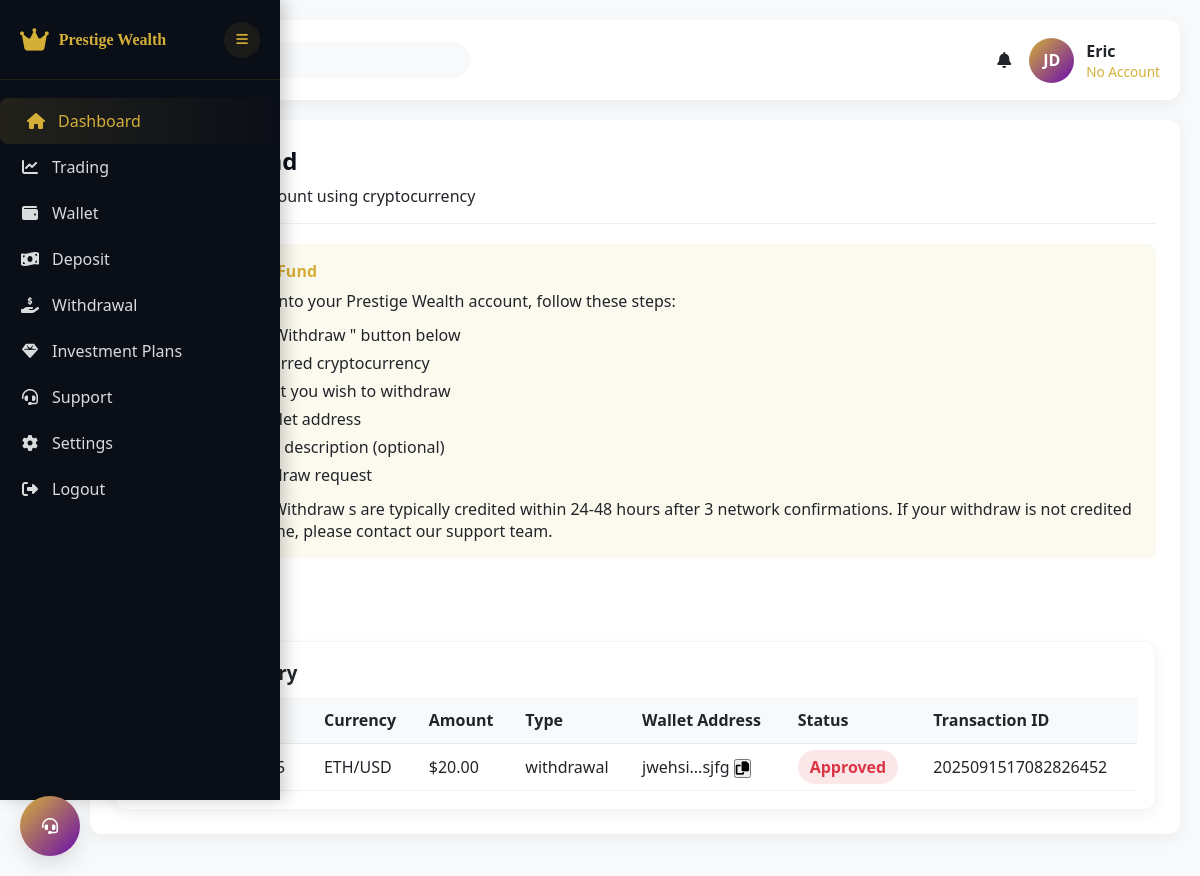
Page /withdraw/fund/ (signed in) on the committed database.
### accounts/models.py (models this page shows, shortened)
class User(AbstractBaseUser):
    username=models.CharField(max_length=100, null=True, blank=True)
    email = models.EmailField(unique=True)
    code = models.CharField(max_length=100, null=True, blank=True)
    is_active = models.BooleanField(default=True)
    date_joined = models.DateTimeField(verbose_name="date joined", auto_now_add=True)
    last_login = models.DateTimeField(verbose_name="last joined", auto_now=True)
    is_admin = models.BooleanField(default=False)
    is_staff = models.BooleanField(default=False)
    is_superuser = models.BooleanField(default=False)
    objects = MyAccountManager()
    USERNAME_FIELD = "email"
    REQUIRED_FIELDS = []
    class Meta:
        verbose_name_plural = "Users"
        ordering = ["-id"]

### trade/models/transactions.py (models this page shows, shortened)
class Transaction(BaseModel):
    SYMBOL_CHOICES = [
        ('BTC/USD', 'BTC/USD'),
        ('ETH/USD', 'ETH/USD'),
    ]
    STATUS = [
        ('pending', 'pending'),
        ('credited', 'credited'),
        ('approved', 'approved'),
        ('failed', 'failed'),
    ]
    TYPE = [
        ('withdrawal', 'withdrawal'),
        ('deposit', 'deposit'),
    ]
    customer = models.ForeignKey(Customer, on_delete=models.CASCADE, null=True, blank=True)
    amount = models.DecimalField(max_digits=20, decimal_places=2)
    currency = models.CharField(max_length=100, choices=SYMBOL_CHOICES)
    transaction_type = models.CharField(max_length=100, choices=TYPE, null=True, blank=True)
    wallet_address = models.CharField(max_length=225, null=True, blank=True)
    status = models.CharField(max_length=100, choices=STATUS, default='pending')
    transaction_id = models.CharField(max_length=100, null=True, blank=True)
    response = models.JSONField(null=True, blank=True)
    is_canceled = models.BooleanField(default=False)

### trade/views.py (the view)
# urls.py: path("withdraw/fund/", withdraw_fund, name="withdraw_fund"),
@login_required
def withdraw_fund(request):
    customer = get_object_or_404(Customer, user=request.user)
    withdrawals = Transaction.objects.filter(
        transaction_type="withdrawal", customer=customer
    )
    if request.method == "POST":
        form = WithdrawalForm(request.POST)
        if form.is_valid():
            transaction = form.save()
            transaction.customer = customer
            transaction.transaction_id = f"{trans}{random.randint(000000, 99999)}"
            transaction.transaction_type = "withdrawal"
            transaction.save()
            messages.success(
                request,
                "Withdrawal request has been submitted successfully. "
                "Your account will be credited within 24 to 48 hours. "
                "If not, please contact support.",
            )
            return redirect("trade:withdraw_fund")
    else:
        form = WithdrawalForm()
    return render(
        request,
        "dash/withdraw.html",
        {"form": form, "withdrawals": withdrawals, "management": management},
    )

### trade/forms.py (shortened to what this page needs)
class WithdrawalForm(forms.ModelForm):
    class Meta:
        model = Transaction
        fields = ["amount", "currency", "wallet_address"]
        widgets = {
            "amount": forms.NumberInput(
                attrs={"class": "form-control", "placeholder": "1000"}
            ),
            "currency": forms.Select(attrs={"class": "form-control"}),
            "wallet_address": forms.TextInput(
                attrs={
                    "class": "form-control",
                    "placeholder": "Enter or paste your crypto wallet",
                }
            ),
        }

### templates/dash/withdraw.html (shortened to what this page needs)
{% extends 'dash/base.html' %}
{% load static %}
{% block content %}
    <main class="main-content" id="mainContent">
      <header class="top-header">
        <div style="display:flex;align-items:center;gap:12px">
          <div class="search-box"><input placeholder="Search..." /></div>
        </div>
        <div class="user-menu">
          <div class="notification" id="notificationIcon"><i class="fas fa-bell"></i><span id="notifCount" class="notification-badge" style="display:none">0</span></div>
          <div class="user-profile"><div class="user-avatar">{% if customer and customer.customer and customer.customer.full_name %}{{ customer.customer.full_name|slice:":1"|upper }}{% else %}JD{% endif %}</div>
            <div style="display:flex;flex-direction:column;text-align:left">
              <div style="font-weight:700">{{ request.user.username|default:"John Doe" }}</div>
              <div style="color:var(--primary-gold);font-size:.85rem">{% if customer %}Balance: ${{ customer.balance }}{% else %}No Account{% endif %}</div>
            </div>
          </div>
        </div>
      </header>
      <div class="dashboard-content">
        <div class="deposit-container">
          <div class="deposit-header">
            <h2>Withdraw Fund</h2>
            <p>Add funds to your account using cryptocurrency</p>
          </div>
          <div class="deposit-info">
            <h4>How to Withdraw Fund</h4>
            <p>To Withdraw Fund into your Prestige Wealth account, follow these steps:</p>
            <ul>
              <li>Click the "Make Withdraw " button below</li>
              <li>Select your preferred cryptocurrency</li>
              <li>Enter the amount you wish to withdraw </li>
              <li>Provide your wallet address</li>
              <li>Add any relevant description (optional)</li>
              <li>Submit the withdraw request</li>
            </ul>
            <p><strong>Processing Time:</strong> Withdraw s are typically credited within 24-48 hours after 3 network confirmations. If your withdraw is not credited within this timeframe, please contact our support team.</p>
          </div>
          <div class="deposit-actions">
            <button id="openDepositModal" class="btn-deposit">
            </button>
          </div>
          <div class="positions-container">
            <h3>Withdraw History</h3>
            <table class="table">
              <thead>
                <tr>
                  <th>Date</th>
                  <th>Currency</th>
                  <th>Amount</th>
                  <th>Type</th>
                  <th>Wallet Address</th>
                  <th>Status</th>
                  <th>Transaction ID</th>
                </tr>
              </thead>
              <tbody>
                              {% for deposit in withdrawals %}
                              <tr>
                                  <td>{{ deposit.created_at|date:"M d, Y H:i" }}</td>
                                  <td>{{ deposit.currency }}</td>
                                  <td>${{ deposit.amount }}</td>
                                  <td>{{ deposit.transaction_type }}</td>
                                  <td>
                                    {% if deposit.wallet_address %}
                                        <span class="wallet-short">{{ deposit.wallet_address|slice:":6" }}...{{ deposit.wallet_address|slice:"-4:" }}</span>
                                        <button class="copy-btn" data-wallet="{{ deposit.wallet_address }}" title="Copy wallet address">
                                            <i class="fas fa-copy"></i>
                                        </button>
                                    {% endif %}
                                  </td>
                                  <td>
                                      <span class="status-badge
                                          {% if deposit.status == 'pending' %}status-pending
                                          {% elif deposit.status == 'completed' %}status-completed
                                          {% else %}status-failed{% endif %}">
                                          {{ deposit.status|capfirst }}
                                      </span>
                                  </td>
                                  <td>{{ deposit.transaction_id|default:"—" }}</td>
                              </tr>
                              {% empty %}
                              <tr>
                                  <td colspan="7" style="text-align: center;">No withdrawals yet</td>
                              </tr>
                              {% endfor %}
                          </tbody>
            </table>
          </div>
        </div>
      </div>
    </main>
{% endblock content %}

### templates/dash/base.html (style rules this page uses)
:root { --primary-dark:#0A0E17;--primary-gold:#D4AF37;--primary-blue:#14213D; --accent-purple:#6A0DAD;--light-bg:#F8F9FA;--white:#FFFFFF; --text-dark:#212529;--text-light:#6C757D;--success:#28a745;--danger:#dc3545; --sidebar-width:280px;--sidebar-collapsed:70px;--header-height:80px;--card-radius:12px;--transition:all .3s ease; }
* { box-sizing:border-box;margin:0;padding:0 }
body { font-family:'Segoe UI',Tahoma,Helvetica,Arial,sans-serif;background:var(--light-bg);color:var(--text-dark);min-height:100vh;overflow-x:hidden }
.main-content { flex:1;margin-left:var(--sidebar-width);transition:var(--transition);padding:20px;width:calc(100% - var(--sidebar-width)) }
.top-header { background:var(--white);height:var(--header-height);display:flex;align-items:center;justify-content:space-between;padding:0 20px;border-radius:var(--card-radius);box-shadow:0 5px 15px rgba(0,0,0,.05);margin-bottom:20px }
.search-box { display:flex;align-items:center;background:var(--light-bg);padding:10px 16px;border-radius:30px;width:360px }
.search-box input { border:none;background:transparent;outline:none;width:100% }
.user-menu { display:flex;align-items:center;gap:18px }
.notification { position:relative;cursor:pointer }
.user-profile { display:flex;align-items:center;gap:12px }
.user-avatar { width:45px;height:45px;border-radius:50%;background:linear-gradient(135deg,var(--primary-gold),var(--accent-purple));display:flex;align-items:center;justify-content:center;color:var(--white);font-weight:700 }
.positions-container { background:var(--white);padding:18px;border-radius:var(--card-radius);box-shadow:0 5px 15px rgba(0,0,0,.05);margin-top:18px;border:1px solid rgba(0,0,0,.04);overflow:auto }
.positions-container h3 { margin-bottom:12px }
.table { width:100%;border-collapse:collapse;min-width:800px }
.table th,.table td { padding:12px;border-bottom:1px solid rgba(0,0,0,.06);text-align:left }
.table th { background:var(--light-bg);font-weight:700 }
.status-badge { padding:6px 12px;border-radius:20px;font-weight:600 }
@media (max-width:1200px) { .main-content { margin-left:var(--sidebar-collapsed);width:calc(100% - var(--sidebar-collapsed)) } }
.deposit-container { background: var(--white); padding: 24px; border-radius: var(--card-radius); box-shadow: 0 5px 15px rgba(0,0,0,.05); margin-bottom: 22px; }
.deposit-header { margin-bottom: 20px; border-bottom: 1px solid rgba(0,0,0,.06); padding-bottom: 16px; }
.deposit-header h2 { color: var(--primary-dark); margin-bottom: 8px; }
.deposit-info { background: rgba(212,175,55,.08); padding: 16px; border-radius: 8px; margin-bottom: 20px; border-left: 4px solid var(--primary-gold); }
.deposit-info h4 { color: var(--primary-gold); margin-bottom: 8px; }
.deposit-info ul { padding-left: 20px; margin: 12px 0; }
.deposit-info li { margin-bottom: 6px; color: var(--text-dark); }
.deposit-actions { display: flex; gap: 16px; margin-bottom: 24px; }
.btn-deposit { padding: 12px 24px; background: linear-gradient(135deg, var(--primary-gold), var(--accent-purple)); color: white; border: none; border-radius: 8px; font-weight: 600; cursor: pointer; display: flex; align-items: center; gap: 8px; }
.status-failed { background: rgba(220,53,69,.12); color: var(--danger); }

### rows in the picture
User: user.username "Eric"
Transaction: currency "ETH/USD", amount "20.00", transaction_type "withdrawal", wallet_address "jwehsi", wallet_address "sjfg", status "Approved", transaction_id "2025091517082826452"
